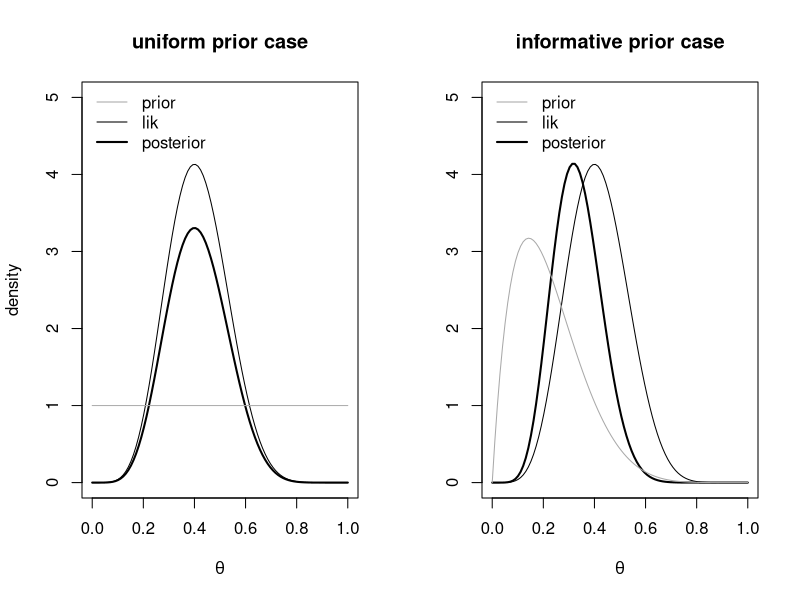

Write the R code that produced this figure.
## @knitr pri_to_post

n <- 15 
y<- 6
theta <- seq(0, 1, len = 100) 

# first example: uniform prior
alpha <- beta <- 1
pri1<- dbeta(theta, alpha, beta)
post1 <- dbeta(theta, alpha+y, beta+n-y) 

# second example: informative prior
alpha <- 2; beta <- 7
post2 <- dbeta(theta, alpha+y, beta+n-y)
pri2 <- dbeta(theta, alpha, beta)

# first example
par(mfrow = c(1, 2))
plot(theta, 20*dbinom(y, n, theta), xlab=expression(theta),  ylab='density', type='l', ylim=c(0, 5),  main = 'uniform prior case') 
lines(theta, post1, lty=1, lwd=2)
lines(theta, pri1, lty=1, col='darkgrey')
legend("topleft",  legend = c('prior',  'lik',  'posterior'), lty = rep(1, 3), col = c('darkgrey', 'black','black'), lwd = c(1, 1, 2), bty="n") 

# second example
plot(theta, 20*dbinom(y, n, theta), xlab=expression(theta), ylab='',type='l', ylim=c(0, 5),  main = 'informative prior case')
lines(theta, post2, lwd=2) 
lines(theta, pri2, col='darkgrey') 
legend("topleft", legend = c('prior', 'lik', 'posterior'), lty = rep(1,3), col = c('darkgrey', 'black','black'), lwd = c(1,1,2), bty="n") 
